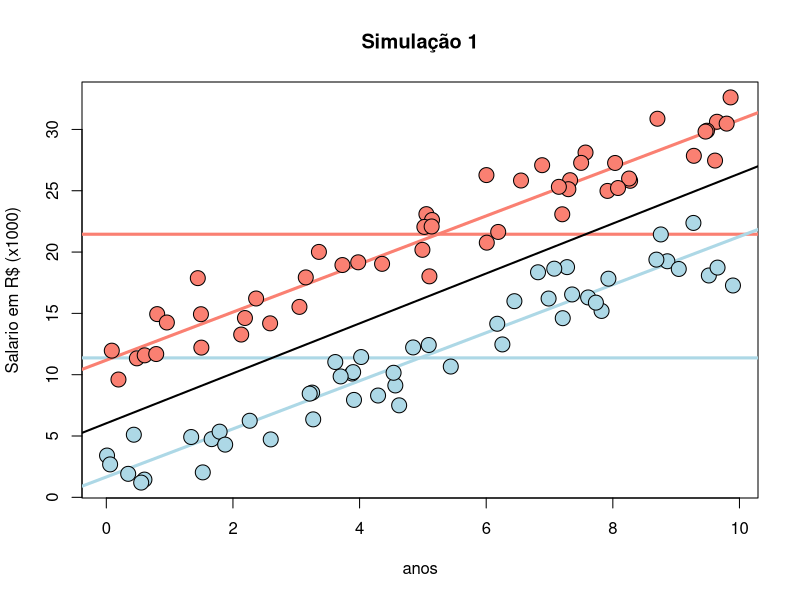
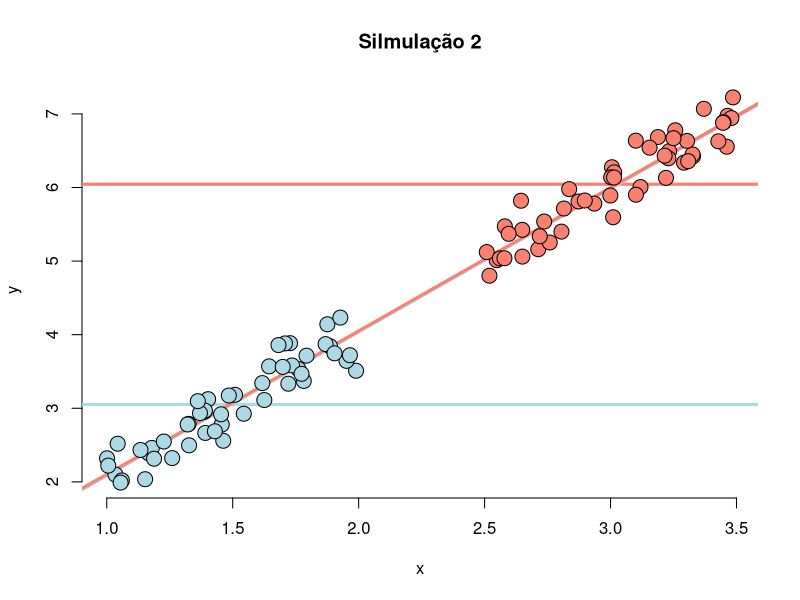
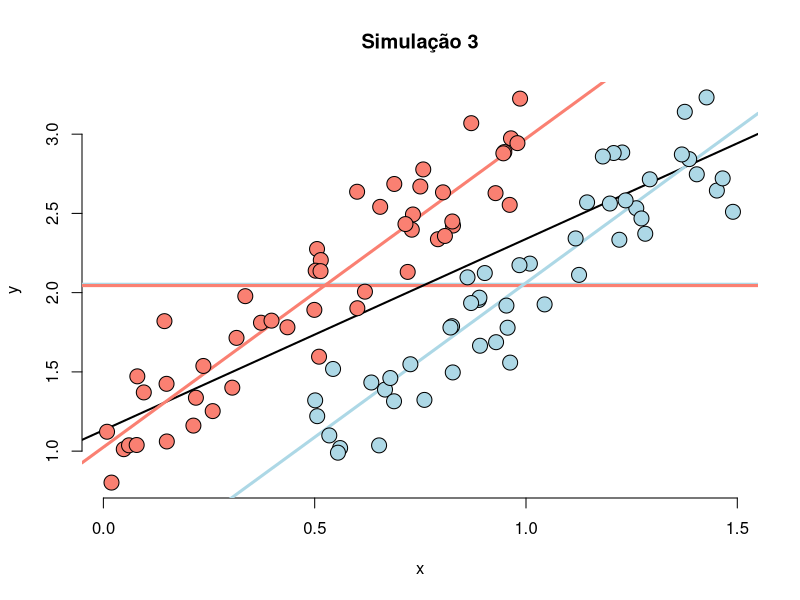
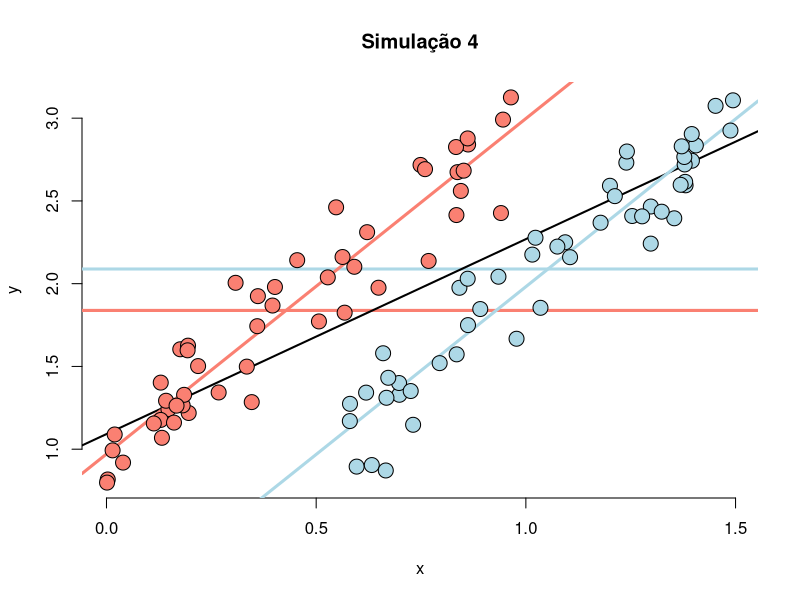

The R script that drew these images, in order:
#############
# Simulacao 1
#############

#set.seed(12345)
#n <- 100; t <- rep(c(0, 1), c(n/2, n/2));
#x <- c(runif(n/2), runif(n/2)) * 10;
#beta0 <- 1; beta1 <- 2; tau <- 10; sigma <- 1.5
## modelo
#y <- beta0 + x * beta1 + t * tau + rnorm(n, sd = sigma)

#df <- data.frame(anos=x, salario=y, escolaridade=t)
#write.csv2(df, "salario.csv", row.names=FALSE)

rm(list = ls(all = TRUE))

df <- read.csv2("simulacao1.csv")
head(df)

x <- df$anos
y <- df$salario
t <- df$escolaridade
n <- nrow(df)

plot(x, y, type = "n", frame = TRUE,
     main="Simulação 1", xlab = "anos", ylab = "Salario em R$ (x1000)")
abline(h = mean(y[1 : (n/2)]), lwd = 3, col = "lightblue")
abline(h = mean(y[(n/2 + 1) : n]), lwd = 3, col = "salmon")
abline(lm(y ~ x), lwd = 2)

fit <- lm(y ~ x + t)
summary(fit)

abline(coef(fit)[1], coef(fit)[2], lwd = 3, col = "lightblue")
abline(coef(fit)[1] + coef(fit)[3], coef(fit)[2], lwd = 3, col = "salmon")

points(x[1 : (n/2)], y[1 : (n/2)], pch = 21, col = "black", bg = "lightblue", cex = 2)
points(x[(n/2 + 1) : n], y[(n/2 + 1) : n], pch = 21, col = "black", bg = "salmon", cex = 2)


#############
# Simulacao 2
#############

#set.seed(12345)
#n <- 100;
#t <- rep(c(0, 1), c(n/2, n/2));
#x <- c(1 + runif(n/2), 2.5 + runif(n/2));
#beta0 <- 0; beta1 <- 2; tau <- 0; sigma <- .2
#y <- beta0 + x * beta1 + t * tau + rnorm(n, sd = sigma)

#df <- data.frame(x=x, y=y, t=t)
#write.csv2(df, "simulacao2.csv", row.names=FALSE)

rm(list = ls(all = TRUE))

df <- read.csv2("simulacao2.csv")

x <- df$x
y <- df$y
t <- df$t
n <- nrow(df)

plot(x, y, type = "n", frame = FALSE,
     main="Silmulação 2")
abline(h = mean(y[1 : (n/2)]), lwd = 3, col = "lightblue")
abline(h = mean(y[(n/2 + 1) : n]), lwd = 3, col = "salmon")
abline(lm(y ~ x), lwd = 2)

fit <- lm(y ~ x + t)
summary(fit)

abline(coef(fit)[1], coef(fit)[2], lwd = 3, col = "lightblue")
abline(coef(fit)[1] + coef(fit)[3], coef(fit)[2], lwd = 3, col = "salmon")
points(x[1 : (n/2)], y[1 : (n/2)], pch = 21, col = "black", bg = "lightblue", cex = 2)
points(x[(n/2 + 1) : n], y[(n/2 + 1) : n], pch = 21, col = "black", bg = "salmon", cex = 2)


#############
# Simulacao 3
#############
#set.seed(12345)
#n <- 100;
#t <- rep(c(0, 1), c(n/2, n/2));
#x <- c(runif(n/2), 1.2 + runif(n/2));
#beta0 <- 0; beta1 <- 2; tau <- -1; sigma <- .2
#y <- beta0 + x * beta1 + t * tau + rnorm(n, sd = sigma)

#df <- data.frame(x=x, y=y, t=t)
#write.csv2(df, "simulacao3.csv", row.names=FALSE)

rm(list = ls(all = TRUE))

df <- read.csv2("simulacao3.csv")

x <- df$x
y <- df$y
t <- df$t
n <- nrow(df)

plot(x, y, type = "n", frame = FALSE,
     main="Simulação 3")
abline(h = mean(y[1 : (n/2)]), lwd = 3, col="lightblue")
abline(h = mean(y[(n/2 + 1) : n]), lwd = 3, col="salmon")
abline(lm(y ~ x), lwd = 2)

fit <- lm(y ~ x + t)
summary(fit)

abline(coef(fit)[1], coef(fit)[2], lwd = 3, col="lightblue")
abline(coef(fit)[1] + coef(fit)[3], coef(fit)[2], lwd = 3, col="salmon")
points(x[1 : (n/2)], y[1 : (n/2)], pch = 21, col = "black", bg = "lightblue", cex = 2)
points(x[(n/2 + 1) : n], y[(n/2 + 1) : n], pch = 21, col = "black", bg = "salmon", cex = 2)


#############
# Simulacao 4
#############
#set.seed(123456)
#n <- 100;
#t <- rep(c(0, 1), c(n/2, n/2));
#x <- c(.5 + runif(n/2), runif(n/2));
#beta0 <- 0; beta1 <- 2; tau <- 1; sigma <- .2
#y <- beta0 + x * beta1 + t * tau + rnorm(n, sd = sigma)

#df <- data.frame(x=x, y=y, t=t)
#write.csv2(df, "simulacao4.csv", row.names=FALSE)

rm(list = ls(all = TRUE))

df <- read.csv2("simulacao4.csv")

x <- df$x
y <- df$y
t <- df$t
n <- nrow(df)

plot(x, y, type = "n", frame = FALSE,
     main="Simulação 4")
abline(h = mean(y[1 : (n/2)]), lwd = 3, col = "lightblue")
abline(h = mean(y[(n/2 + 1) : n]), lwd = 3, col = "salmon")
abline(lm(y ~ x), lwd = 2)

fit <- lm(y ~ x + t)
abline(coef(fit)[1], coef(fit)[2], lwd = 3, col = "lightblue")
abline(coef(fit)[1] + coef(fit)[3], coef(fit)[2], lwd = 3, col = "salmon")
points(x[1 : (n/2)], y[1 : (n/2)], pch = 21, col = "black", bg = "lightblue", cex = 2)
points(x[(n/2 + 1) : n], y[(n/2 + 1) : n], pch = 21, col = "black", bg = "salmon", cex = 2)



